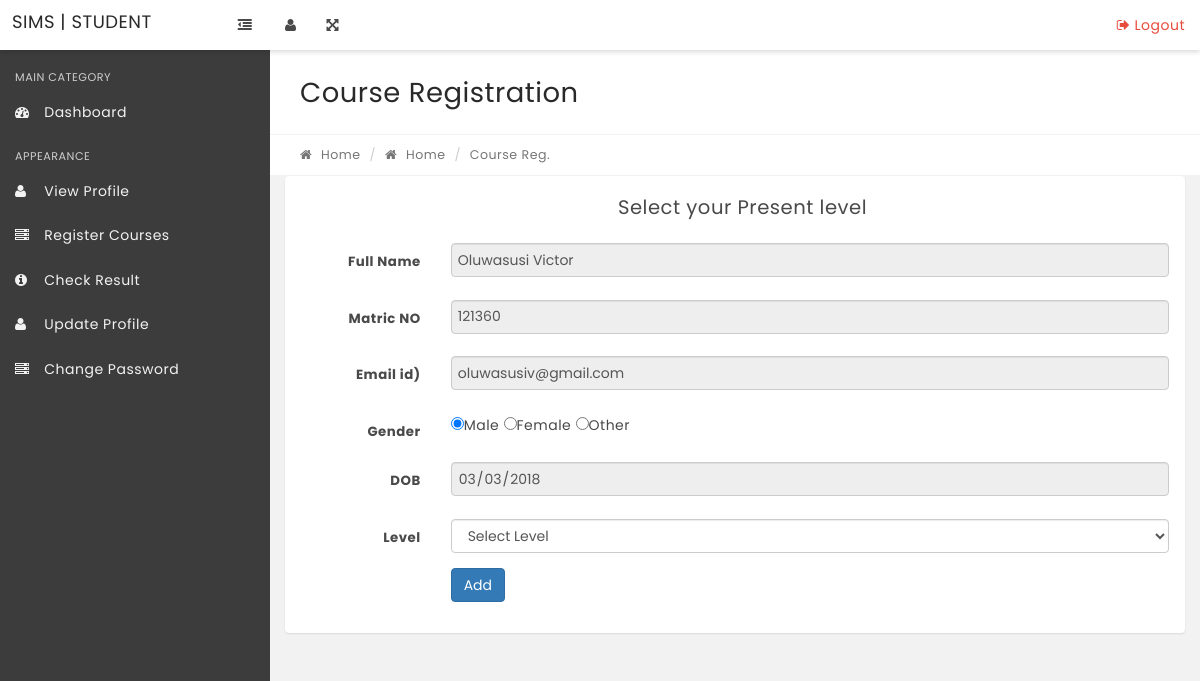
The app's page /register-courses.php (signed in) with its own data.
### tables this page shows
CREATE TABLE IF NOT EXISTS `plus_signup` (
  `mem_id` int(3) NOT NULL AUTO_INCREMENT,
  `userid` varchar(10) NOT NULL DEFAULT '',
  `password` varchar(32) NOT NULL DEFAULT '',
  `email` varchar(50) NOT NULL DEFAULT '',
  `name` varchar(50) NOT NULL DEFAULT '',
  `sex` varchar(6) NOT NULL DEFAULT '',
  `phone` varchar(222) NOT NULL,
  `dob` date NOT NULL,
  `soo` varchar(222) NOT NULL,
  `maritaltstatus` varchar(222) NOT NULL,
  `contactaddress` varchar(222) NOT NULL,
  `userPic` varchar(222) NOT NULL,
  PRIMARY KEY (`userid`),
  UNIQUE KEY `email` (`email`),
  UNIQUE KEY `userid` (`userid`),
  UNIQUE KEY `mem_id` (`mem_id`)
);

### register-courses.php (the view, shortened to what this page needs)
<?php
include('includes/config.php');
?>
<!DOCTYPE html>
<html lang='en'>
    <head>
        <link rel='stylesheet' href='css/bootstrap.min.css' media='screen' >
        <link rel='stylesheet' href='css/font-awesome.min.css' media='screen' >
        <link rel='stylesheet' href='css/animate-css/animate.min.css' media='screen' >
        <link rel='stylesheet' href='css/lobipanel/lobipanel.min.css' media='screen' >
        <link rel='stylesheet' href='css/prism/prism.css' media='screen' >
        <link rel='stylesheet' href='css/select2/select2.min.css' >
        <link rel='stylesheet' href='css/main.css' media='screen' >
    </head>
    <body class='top-navbar-fixed'>
        <div class='main-wrapper'>
  <?php include('includes/topbar.php');?>
            <div class='content-wrapper'>
                <div class='content-container'>
                   <?php include('includes/leftbar.php');?>
                    <div class='main-page'>
                     <div class='container-fluid'>
                            <div class='row page-title-div'>
                                <div class='col-md-6'>
                                    <h2 class='title'>Course Registration</h2>
                                </div>
                            </div>
                            <div class='row breadcrumb-div'>
                                <div class='col-md-6'>
                                    <ul class='breadcrumb'>
                                        <li><a href='st_dashboard.php'><i class='fa fa-home'></i> Home</a></li>
                                        <li><a href='st_dashboard.php'><i class='fa fa-home'></i> Home</a></li>
                                        <li class='active'>Course Reg.</li>
                                    </ul>
                                </div>
                            </div>
                        </div>
                        <div class='container-fluid'>
                        <div class='row'>
                                    <div class='col-md-12'>
                                        <div class='panel'>
                                            <div class='panel-heading'>
                                                <div class='panel-title'>
                                                    <h4 align='center' >Select your Present level</h4>
                                                </div>
                                            </div>
                                            <div class='panel-body'>
                                                <form class='form-horizontal' method='post'>
<?php
$count=$dbh->prepare("select * from plus_signup where userid='$_SESSION[userid]'");
if(!($count->execute())){
echo "Database Problem ";
exit;
}else{
$row = $count->fetch(PDO::FETCH_OBJ);
}
echo"
<div class='form-group'>
<label for='default' class='col-sm-2 control-label'>Full Name</label>
<div class='col-sm-10'>
<input type='text' name='fullanme' class='form-control' id='fullanme' required='required' autocomplete='off' value='$row->name' readonly>
</div>
</div>
<div class='form-group'>
<label for='default' class='col-sm-2 control-label'>Matric NO</label>
<div class='col-sm-10'>
<input type='text' name='rollid' class='form-control' id='rollid' maxlength='6' required='required' autocomplete='off'readonly value='$row->userid'>
</div>
</div>
<div class='form-group'>
<label for='default' class='col-sm-2 control-label'>Email id)</label>
<div class='col-sm-10'>
<input type='email' name='emailid' class='form-control' id='email' required='required' autocomplete='off' value='$row->email'	readonly >
</div>
</div>
<div class='form-group'>
<label for='default' class='col-sm-2 control-label'>Gender</label>
<div class='col-sm-10'>
<input type='radio' name='gender' value='Male' required='required' checked=''>Male <input type='radio' name='gender' value='Female' required='required'>Female <input type='radio' name='gender' value='Other' required='required'>Other
</div>
</div>
<div class='form-group'>
                                                        <label for='date' class='col-sm-2 control-label'>DOB</label>
                                                        <div class='col-sm-10'>
                                                            <input type='date'  name='dob' class='form-control' id='date' value='$row->dob' readonly>
                                                        </div>
                                                    </div>
";?>
                                                    <div class='form-group'>
                                                        <label for='default' class='col-sm-2 control-label'>Level</label>
                                                        <div class='col-sm-10'>
 <select name='class' class='form-control' id='default' required='required'>
<option value=''>Select Level</option>
 </select>
                                                        </div>
                                                    </div>
                                                    <div class='form-group'>
                                                        <div class='col-sm-offset-2 col-sm-10'>
                                                            <button type='submit' name='submit' class='btn btn-primary'>Add</button>
                                                        </div>
                                                    </div>
                                                </form>
                                       </div>
                                        </div>
                                    </div>
                                </div>
                    </div>
                </div>
            </div>
        </div>
    </body>
</html>

### records on screen
plus_signup: fullanme "Oluwasusi Victor", rollid "121360", emailid "oluwasusiv@gmail.com", dob "03/03/2018"
